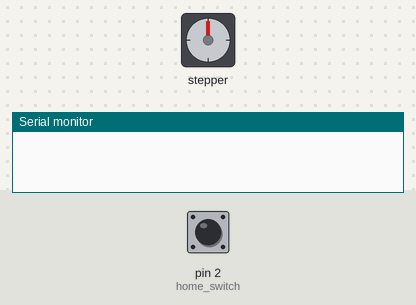
Bench run of a sketch on a simulated Arduino Uno, built with avr-gcc and run on an emulated ATmega328P. Parts: stepper motor, the last lines printed to the serial monitor. Inputs (shaded band) come from the test bench; at power-on: pin 2 (home_switch) HIGH. The ROS host is connected and sends only what is stated; stepper angles assume 200 steps per turn.

Above: at 0.1 s.
At 0.8 s:
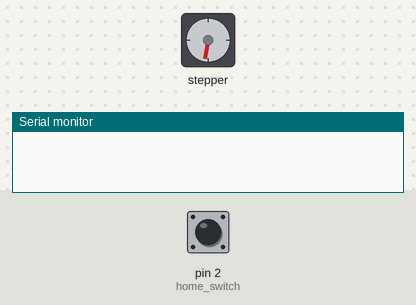
0.9 s: pin 2 (home_switch) pulled LOW for 0.15 s
At 1.8 s:
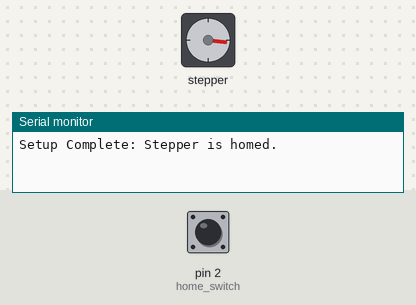
Timing chart, 0 to 3.9 s (numbered marks = the images above; inputs shaded):
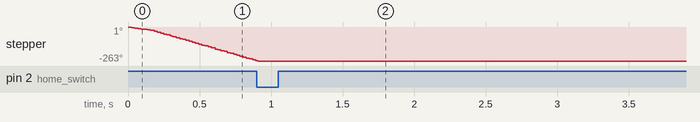

The sketch:

arduino_gripper_sketch.ino
```cpp
#include <ros.h>
#include <std_msgs/Float32.h>
#include <AccelStepper.h>

// Ros node handle
ros::NodeHandle nh;

AccelStepper stepperX(1, 8, 9);
#define home_switch 2

const double degreesPerStep = 0.000340909090909091;
long initial_homing = -1;

// ROS Callback function to handle incoming commands
void commandCallback(const std_msgs::Float32& cmd_msg) {
    double radians = cmd_msg.data; // Get the position in radians
    int steps = int(radians / degreesPerStep); // Convert degrees to stepper steps
    stepperX.moveTo(steps);
    stepperX.runToPosition(); // Move stepper to new position

}

// ROS Subscriber
ros::Subscriber<std_msgs::Float32> sub("wheeltec_gripper_position_requested", &commandCallback);

// ROS Publisher
std_msgs::Float32 pos_msg;
ros::Publisher pub("wheeltec_gripper_position_actual", &pos_msg);

void setup() {
    nh.initNode();
    nh.subscribe(sub);
    nh.advertise(pub);

    pinMode(home_switch, INPUT_PULLUP);
    stepperX.setMaxSpeed(1000.0);
    stepperX.setAcceleration(1000.0);

    // Home the stepper at startup
    while (digitalRead(home_switch)) {
        stepperX.moveTo(initial_homing);
        initial_homing--;
        stepperX.run();
        delay(5);
    }
    stepperX.setCurrentPosition(0);

    Serial.begin(9600);
    Serial.println("Setup Complete: Stepper is homed.");
}

void loop() {
    if (stepperX.distanceToGo() == 0) {
        float currentRadians = stepperX.currentPosition() * degreesPerStep;
        pos_msg.data = currentRadians;
        pub.publish(&pos_msg);
    }
    stepperX.run();
    nh.spinOnce();
}
```
